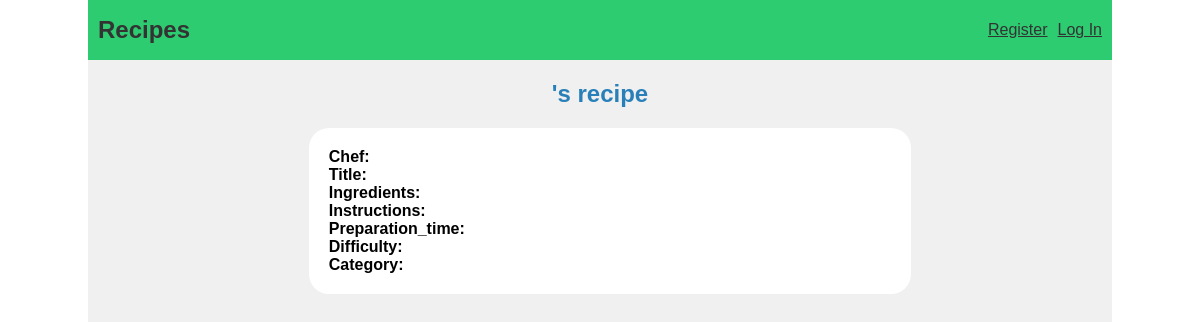
The page /recipe/2 on the database as committed earlier.
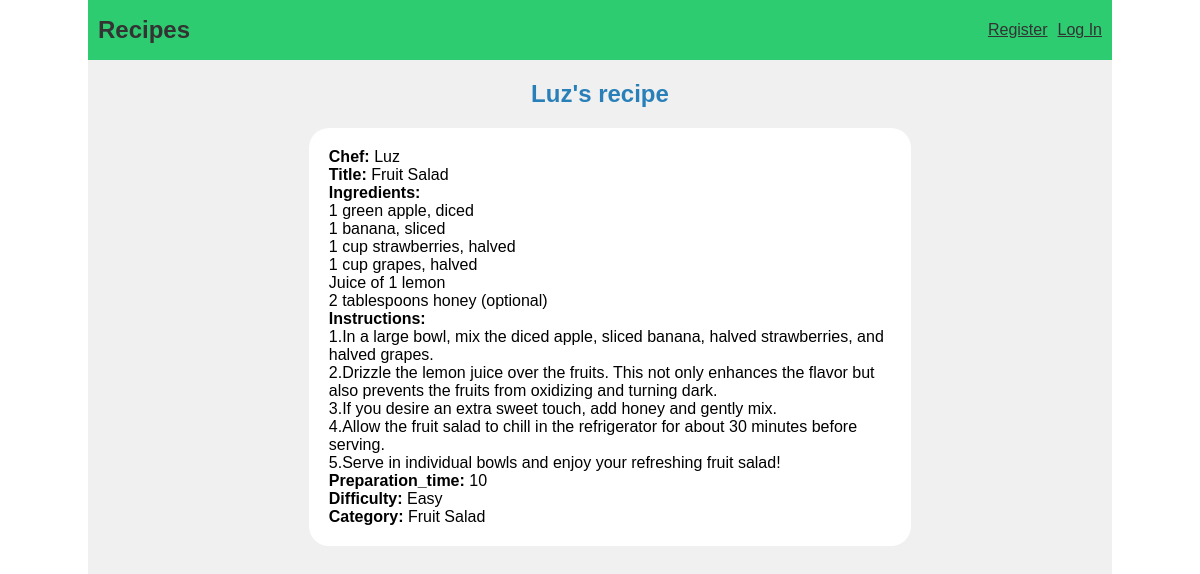
The same page on the database as committed later.
### tables this page shows
CREATE TABLE users (
    id INTEGER PRIMARY KEY AUTOINCREMENT,
    username TEXT UNIQUE NOT NULL,
    hash TEXT NOT NULL 
);

CREATE TABLE recipe(
    id INTEGER PRIMARY KEY AUTOINCREMENT,
    chef_id INTEGER NOT NULL, 
    title  TEXT UNIQUE NOT NULL,
    Ingredients TEXT NOT NULL,
    instructions TEXT NOT NULL,
    preparation_time INTEGER NOT NULL,
    difficulty TEXT NOT NULL,
    Category TEXT NOT NULL,
    FOREIGN KEY (chef_id) REFERENCES user (id)
);

### recipes/recipes.py (the view)
@bp.route('/recipe/<int:recipe_id>')
def recipe(recipe_id):
    db = get_db()
    data = db.execute(
        "SELECT * FROM recipe r"
        "   JOIN users u ON u.id = r.chef_id"
        "   WHERE r.id = ? ", (recipe_id,)
    ).fetchone()
    return render_template('recipes/recipe.html', data=data)

### recipes/auth.py (called while the page is built)
@bp.before_app_request
def load_logged_in_user():
    user_id = session.get("user_id")
    if user_id is None:
        g.user = None
    else:
        g.user = get_db().execute("SELECT * FROM users WHERE id = ?", (user_id,),).fetchone()

### recipes/db.py (called while the page is built)
def get_db():
    if 'db' not in g:
        g.db = sqlite3.connect(
            current_app.config['DATABASE'],
            detect_types=sqlite3.PARSE_DECLTYPES
        )
        g.db.row_factory = sqlite3.Row
    return g.db

### recipes/templates/recipes/recipe.html (shortened to what this page needs)
{% extends 'layout.html' %}
{% block header %} <h1>{{data['username']}}'s recipe</h1>{% endblock %}
{% block content %}
    <main>
        <div class="recipe-box">
            <p><span class="emphasis">Chef: </span>{{data['username']}}</p>
            <p><span class="emphasis">Title: </span>{{data['title']}}</p>
            <p><span class="emphasis">Ingredients: </span> <br> <span class="ingredients">{{data['ingredients']}}</span></p>
            <p><span class="emphasis">Instructions: </span> <br> <span class="recipe">{{data['instructions']}}</span></p>
            <p><span class="emphasis">Preparation_time: </span>{{data['preparation_time']}}</p>
            <p><span class="emphasis">Difficulty: </span>{{data['difficulty']}}</p>
            <p><span class="emphasis">Category: </span>{{data['category']}}</p>
        </div>
    </main>
{% endblock %}

Rows that differ between the two databases and show on the page:
now on this page (row unchanged): users: username "Luz"
added recipe: title "Fruit Salad", ingredients "1 green apple, diced 1 banana, sliced 1 cup strawberries, halved 1 cup grapes, halved Juice of 1 lemon 2 tablespoons honey (optional)", instructions "1.In a large bowl, mix the diced apple, sliced banana, halved strawberries, and halved grapes. 2.Drizzle the lemon juice over the fruits. This not only enhances the flavor but also prevents the fruits from oxidizing and turning dark. 3.If you desire an extra sweet touch, add honey and gently mix. 4.Allow the fruit salad to chill in the refrigerator for about 30 minutes before serving. 5.Serve in individual bowls and enjoy your refreshing fruit salad!", preparation_time "10", difficulty "Easy", category "Fruit Salad"
